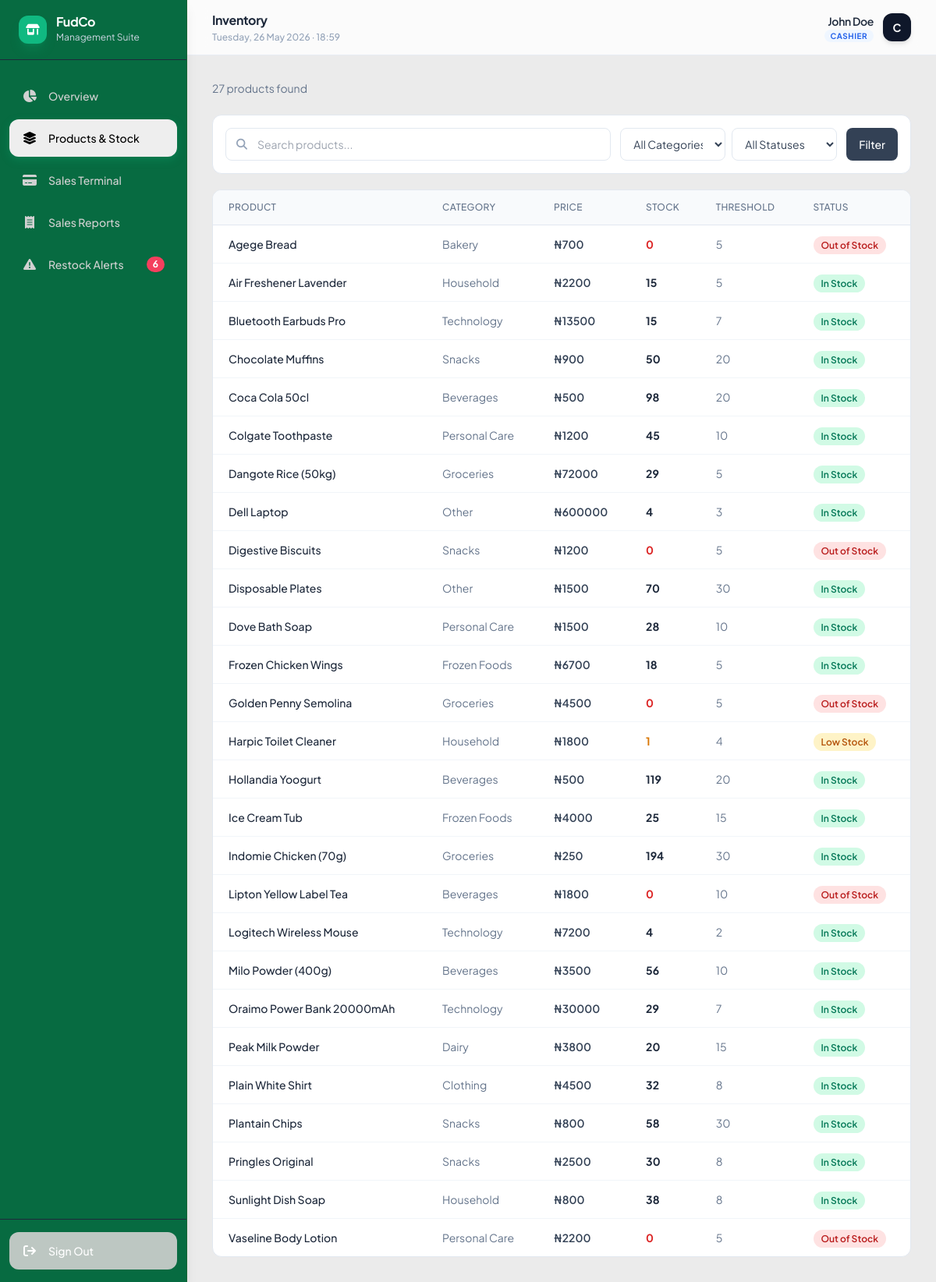
/inventory/ (signed in), run on the app's committed database.
### store/models.py (models this page shows, shortened)
class Product(models.Model):
    name               = models.CharField(max_length=200)
    category           = models.CharField(max_length=50, choices=CATEGORY_CHOICES, default='other')
    price              = models.DecimalField(max_digits=10, decimal_places=2)
    quantity           = models.PositiveIntegerField(default=0)
    restock_threshold  = models.PositiveIntegerField(default=5)
    image              = models.ImageField(upload_to='products/', blank=True, null=True)
    created_at         = models.DateTimeField(auto_now_add=True)
    updated_at         = models.DateTimeField(auto_now=True)
    class Meta:
        ordering = ['name']
    def is_low_stock(self):
        return self.quantity <= self.restock_threshold and self.quantity > 0

### store/views.py (the view)
# urls.py: path('inventory/',                  views.inventory,      name='inventory'),
@login_required_custom
def inventory(request):
    query    = request.GET.get('q', '').strip()
    category = request.GET.get('category', '').strip()
    status   = request.GET.get('status', '').strip()
    products = Product.objects.all()
    if query:
        products = products.filter(name__icontains=query)
    if category:
        products = products.filter(category=category)
    if status == 'in_stock':
        products = products.filter(quantity__gt=F('restock_threshold'))
    elif status == 'low_stock':
        products = products.filter(quantity__lte=F('restock_threshold'), quantity__gt=0)
    elif status == 'out_of_stock':
        products = products.filter(quantity=0)
    context = {
        'products':         products,
        'categories':       CATEGORY_CHOICES,
        'query':            query,
        'selected_category': category,
        'selected_status':  status,
        'low_stock_count':  Product.objects.filter(Q(quantity__lte=F('restock_threshold'))).count(),
    }
    return render(request, 'store/inventory.html', context)

### store/models.py (called while the page is built)
    def is_manager(self):
        return self.role == 'manager'

### templates/store/inventory.html (shortened to what this page needs)
{% extends 'base.html' %}
{% block nav_inventory %}active{% endblock %}
{% block page_title %}Inventory{% endblock %}
{% block content %}
<div class="flex items-center justify-between mb-4 md:mb-6">
  <p class="text-slate-500 text-sm">
    {{ products.count }} product{{ products.count|pluralize }} found
  </p>
</div>
<div class="bg-white rounded-xl border border-slate-200 p-3 md:p-4 mb-4 md:mb-5">
  <form method="get">
    <div class="flex flex-col sm:flex-row flex-wrap gap-2 md:gap-3">
      <div class="relative flex-1 min-w-0">
        <i class="fa-solid fa-search absolute left-3.5 top-1/2 -translate-y-1/2 text-slate-400 text-sm"></i>
        <input type="text" name="q" value="{{ query }}"
               placeholder="Search products..."
               class="w-full pl-10 pr-4 py-2.5 border border-slate-200 rounded-lg text-sm
                      focus:outline-none focus:ring-2 focus:ring-emerald-500"/>
      </div>
      <div class="flex gap-2">
        <select name="category"
                class="flex-1 min-w-0 px-3 py-2.5 border border-slate-200 rounded-lg text-sm
                       text-slate-700 focus:outline-none focus:ring-2 focus:ring-emerald-500 bg-white">
          <option value="">All Categories</option>
        </select>
        <select name="status"
                class="flex-1 min-w-0 px-3 py-2.5 border border-slate-200 rounded-lg text-sm
                       text-slate-700 focus:outline-none focus:ring-2 focus:ring-emerald-500 bg-white">
          <option value="">All Statuses</option>
        </select>
      </div>
      <div class="flex gap-2">
        <button type="submit"
                class="flex-1 sm:flex-none px-4 py-2.5 bg-slate-700 hover:bg-slate-800 text-white
                       text-sm font-medium rounded-lg transition-colors">
          Filter
        </button>
      </div>
    </div>
  </form>
</div>
<div class="bg-white rounded-xl border border-slate-200 overflow-hidden">
  {% if products %}
  <div class="overflow-x-auto">
    <table class="w-full text-sm min-w-[640px]">
      <thead>
        <tr class="bg-slate-50 text-slate-500 text-xs uppercase tracking-wide border-b border-slate-200">
          <th class="px-4 md:px-5 py-3.5 text-left font-medium">Product</th>
          <th class="px-4 md:px-5 py-3.5 text-left font-medium">Category</th>
          <th class="px-4 md:px-5 py-3.5 text-left font-medium">Price</th>
          <th class="px-4 md:px-5 py-3.5 text-left font-medium">Stock</th>
          <th class="px-4 md:px-5 py-3.5 text-left font-medium">Threshold</th>
          <th class="px-4 md:px-5 py-3.5 text-left font-medium">Status</th>
        </tr>
      </thead>
      <tbody class="divide-y divide-slate-100">
        {% for product in products %}
        <tr class="hover:bg-slate-50 transition-colors">
          <td class="px-4 md:px-5 py-3.5 font-medium text-slate-800">{{ product.name }}</td>
          <td class="px-4 md:px-5 py-3.5 text-slate-500 capitalize">{{ product.get_category_display }}</td>
          <td class="px-4 md:px-5 py-3.5 font-semibold text-slate-700">₦{{ product.price|floatformat:0 }}</td>
          <td class="px-4 md:px-5 py-3.5 font-bold
            {% if product.quantity == 0 %}text-red-600
            {% elif product.is_low_stock %}text-amber-600
            {% else %}text-slate-800{% endif %}">
            {{ product.quantity }}
          </td>
          <td class="px-4 md:px-5 py-3.5 text-slate-500">{{ product.restock_threshold }}</td>
          <td class="px-4 md:px-5 py-3.5">
            {% if product.quantity == 0 %}
              <span class="bg-red-100 text-red-700 text-xs font-semibold px-2.5 py-1 rounded-full">
                Out of Stock
              </span>
            {% elif product.is_low_stock %}
              <span class="bg-amber-100 text-amber-700 text-xs font-semibold px-2.5 py-1 rounded-full">
                Low Stock
              </span>
            {% else %}
              <span class="bg-emerald-100 text-emerald-700 text-xs font-semibold px-2.5 py-1 rounded-full">
                In Stock
              </span>
            {% endif %}
          </td>
        </tr>
        {% endfor %}
      </tbody>
    </table>
  </div>
  {% endif %}
</div>
{% endblock %}

### templates/base.html (shortened to what this page needs)
<!DOCTYPE html>
<html lang="en">
<head>
  <script src="https://cdn.tailwindcss.com"></script>
  <link rel="stylesheet" href="https://cdnjs.cloudflare.com/ajax/libs/font-awesome/6.5.0/css/all.min.css"/>
</head>
<body class="bg-[#EBEBEB] text-slate-900 min-h-screen flex flex-col md:flex-row">
  <aside
  id="sidebar"
  class="hidden md:flex flex-col fixed top-0 left-0 z-30 min-h-screen bg-[#076B41] w-16 lg:w-60 border-r border-green-800 green-200/80 shadow-lg"
>
    <div class="px-3 lg:px-6 py-5 border-b border-slate-800 flex items-center gap-3 overflow-hidden">
      <div class="w-9 h-9 bg-emerald-500 rounded-xl flex items-center justify-center text-white shadow-lg shadow-emerald-500/20 shrink-0">
        <i class="fa-solid fa-shop text-sm"></i>
      </div>
      <div class="hidden lg:block">
        <h1 class="text-white font-bold text-base tracking-tight leading-none">FudCo</h1>
        <p class="text-slate-300 text-xs mt-1">Management Suite</p>
      </div>
    </div>
    <nav class="flex-1 px-2 lg:px-3 py-4 space-y-1.5 flex flex-col items-center lg:items-stretch">
      <a href="{% url 'store:dashboard' %}" class="sidebar-link hidden lg:flex {% block nav_home %}{% endblock %}">
        <i class="fa-solid fa-chart-pie w-5 text-center text-base"></i> Overview
      </a>
      <a href="{% url 'store:inventory' %}" class="sidebar-link hidden lg:flex {% block nav_inventory %}{% endblock %}">
        <i class="fa-solid fa-layer-group w-5 text-center text-base"></i> Products & Stock
      </a>
      <a href="{% url 'store:pos' %}" class="sidebar-link hidden lg:flex {% block nav_pos %}{% endblock %}">
        <i class="fa-solid fa-credit-card w-5 text-center text-base"></i> Sales Terminal
      </a>
      <a href="{% url 'store:reports' %}" class="sidebar-link hidden lg:flex {% block nav_reports %}{% endblock %}">
        <i class="fa-solid fa-receipt w-5 text-center text-base"></i> Sales Reports
      </a>
      <a href="{% url 'store:restock_alerts' %}" class="sidebar-link hidden lg:flex {% block nav_alerts %}{% endblock %}">
        <i class="fa-solid fa-triangle-exclamation w-5 text-center text-base"></i> Restock Alerts
        {% if low_stock_count %}
          <span class="ml-auto bg-rose-500 text-white text-xs font-bold px-2 py-0.5 rounded-xl shadow-sm">
            {{ low_stock_count }}
          </span>
        {% endif %}
      </a>
    </nav>
    <div class="px-2 lg:px-3 py-4 border-t border-slate-800 flex justify-center lg:block">
      {% if request.user.is_authenticated %}
      <form method="post" action="{% url 'store:logout' %}" class="w-full">
        <button type="submit" class="sidebar-link hidden lg:flex w-full text-left text-slate-400 text-white bg-[#BDC7C2] hover:text-rose-400 hover:text-white hover:bg-rose-500 ">
          <i class="fa-solid fa-arrow-right-from-bracket w-5 text-center text-base"></i> Sign Out
        </button>
      </form>
      {% endif %}
    </div>
  </aside>
  <div class="ml-0 md:ml-16 lg:ml-60 flex-1 flex flex-col min-h-screen pb-16 md:pb-0">
    <header class="bg-white/80 backdrop-blur-md border-b border-slate-200/80 px-4 md:px-8 py-3.5 flex items-center justify-between sticky top-0 z-20">
      <div class="min-w-0">
        <h2 class="text-slate-800 font-bold text-sm md:text-base tracking-tight truncate">
          {% block page_title %}Dashboard{% endblock %}
        </h2>
        <p class="text-slate-400 text-xs font-medium mt-0.5 hidden sm:block" id="current-datetime"></p>
      </div>
      <div class="flex items-center gap-3 shrink-0">
        {% if request.user.is_authenticated %}
          <div class="text-right hidden sm:block">
            <p class="text-slate-800 text-sm font-semibold tracking-tight">
              {{ request.user.get_full_name|default:request.user.username }}
            </p>
            <p class="text-[10px] uppercase font-bold tracking-wider mt-0.5">
              {% if request.user.profile.role == 'manager' %}
                <span class="text-emerald-600 bg-emerald-50 px-2 py-0.5 rounded-lg">Manager</span>
              {% else %}
                <span class="text-blue-600 bg-blue-50 px-2 py-0.5 rounded-lg">Cashier</span>
              {% endif %}
            </p>
          </div>
          <div class="w-8 h-8 md:w-9 md:h-9 rounded-xl bg-slate-900 text-white text-xs md:text-sm font-bold flex items-center justify-center shadow-md">
            {{ request.user.username|first|upper }}
          </div>
        {% endif %}
      </div>
    </header>
    <main class="flex-1 p-4 md:p-6 lg:p-8 max-w-[1600px] w-full mx-auto">
      {% block content %}{% endblock %}
    </main>
  </div>
</body>
</html>

### templates/base.html (style rules this page uses)
body { font-family: 'Plus Jakarta Sans', sans-serif; }
.sidebar-link { display: flex; align-items: center; gap: 0.875rem; padding: 0.75rem 1rem; color: #d1d1d1; font-size: 0.875rem; font-weight: 500; border-radius: 0.75rem; transition: all 0.2s ease; white-space: nowrap; }
.sidebar-link.active { color: #000000; background: #eeeeee; box-shadow: 0 4px 12px rgba(16, 185, 129, 0.25); }
#sidebar { transition: width 0.2s ease; }

### data on the page
Product: name "Agege Bread", category "Bakery", price "700", quantity "0", restock_threshold "5", shows "Out of Stock"
Product: name "Air Freshener Lavender", category "Household", price "2200", quantity "15", restock_threshold "5", shows "In Stock"
Product: name "Bluetooth Earbuds Pro", category "Technology", price "13500", quantity "15", restock_threshold "7", shows "In Stock"
Product: name "Chocolate Muffins", category "Snacks", price "900", quantity "50", restock_threshold "20", shows "In Stock"
Product: name "Coca Cola 50cl", category "Beverages", price "500", quantity "98", restock_threshold "20", shows "In Stock"
Product: name "Colgate Toothpaste", category "Personal Care", price "1200", quantity "45", restock_threshold "10", shows "In Stock"
Product: name "Dangote Rice (50kg)", category "Groceries", price "72000", quantity "29", restock_threshold "5", shows "In Stock"
Product: name "Dell Laptop", category "Other", price "600000", quantity "4", restock_threshold "3", shows "In Stock"
Product: name "Digestive Biscuits", category "Snacks", price "1200", quantity "0", restock_threshold "5", shows "Out of Stock"
Product: name "Disposable Plates", category "Other", price "1500", quantity "70", restock_threshold "30", shows "In Stock"
Product: name "Dove Bath Soap", category "Personal Care", price "1500", quantity "28", restock_threshold "10", shows "In Stock"
Product: name "Frozen Chicken Wings", category "Frozen Foods", price "6700", quantity "18", restock_threshold "5", shows "In Stock"
Product: name "Golden Penny Semolina", category "Groceries", price "4500", quantity "0", restock_threshold "5", shows "Out of Stock"
Product: name "Harpic Toilet Cleaner", category "Household", price "1800", quantity "1", restock_threshold "4", shows "Low Stock"
Product: name "Hollandia Yoogurt", category "Beverages", price "500", quantity "119", restock_threshold "20", shows "In Stock"
Product: name "Ice Cream Tub", category "Frozen Foods", price "4000", quantity "25", restock_threshold "15", shows "In Stock"
Product: name "Indomie Chicken (70g)", category "Groceries", price "250", quantity "194", restock_threshold "30", shows "In Stock"
Product: name "Lipton Yellow Label Tea", category "Beverages", price "1800", quantity "0", restock_threshold "10", shows "Out of Stock"
Product: name "Logitech Wireless Mouse", category "Technology", price "7200", quantity "4", restock_threshold "2", shows "In Stock"
Product: name "Milo Powder (400g)", category "Beverages", price "3500", quantity "56", restock_threshold "10", shows "In Stock"
Product: name "Oraimo Power Bank 20000mAh", category "Technology", price "30000", quantity "29", restock_threshold "7", shows "In Stock"
Product: name "Peak Milk Powder", category "Dairy", price "3800", quantity "20", restock_threshold "15", shows "In Stock"
Product: name "Plain White Shirt", category "Clothing", price "4500", quantity "32", restock_threshold "8", shows "In Stock"
Product: name "Plantain Chips", category "Snacks", price "800", quantity "58", restock_threshold "30", shows "In Stock"
Product: name "Pringles Original", category "Snacks", price "2500", quantity "30", restock_threshold "8", shows "In Stock"
Product: name "Sunlight Dish Soap", category "Household", price "800", quantity "38", restock_threshold "8", shows "In Stock"
Product: name "Vaseline Body Lotion", category "Personal Care", price "2200", quantity "0", restock_threshold "5", shows "Out of Stock"

### other printed values
{{ low_stock_count }} "6"
{{ request.user.get_full_name|default:request.user.username }} "John Doe"
{{ request.user.username|first|upper }} "C"
{{ products.count }} "27"
